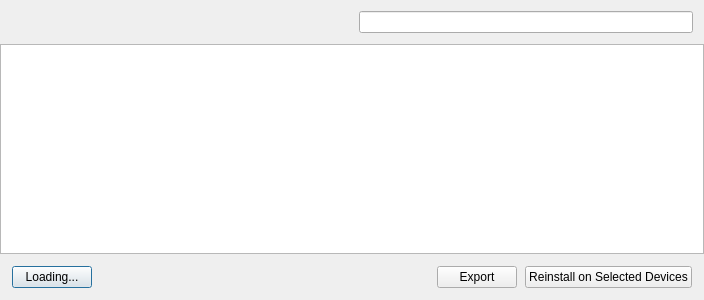
<?xml version="1.0" encoding="UTF-8"?>
<ui version="4.0">
 <class>IOSFilesetReportDlg</class>
 <widget class="QDialog" name="IOSFilesetReportDlg">
  <property name="geometry">
   <rect>
    <x>0</x>
    <y>0</y>
    <width>704</width>
    <height>300</height>
   </rect>
  </property>
  <property name="windowTitle">
   <string>Mobile Fileset Report</string>
  </property>
  <layout class="QVBoxLayout" name="verticalLayout">
   <property name="spacing">
    <number>0</number>
   </property>
   <property name="leftMargin">
    <number>0</number>
   </property>
   <property name="rightMargin">
    <number>0</number>
   </property>
   <property name="bottomMargin">
    <number>0</number>
   </property>
   <item>
    <widget class="ViewSearchHeader" name="header" native="true">
     <layout class="QHBoxLayout" name="horizontalLayout">
      <property name="topMargin">
       <number>0</number>
      </property>
      <item>
       <spacer name="horizontalSpacer">
        <property name="orientation">
         <enum>Qt::Horizontal</enum>
        </property>
        <property name="sizeHint" stdset="0">
         <size>
          <width>40</width>
          <height>20</height>
         </size>
        </property>
       </spacer>
      </item>
      <item>
       <widget class="QLabel" name="_numClientsField">
        <property name="text">
         <string/>
        </property>
        <property name="alignment">
         <set>Qt::AlignCenter</set>
        </property>
       </widget>
      </item>
      <item>
       <widget class="SearchLineEdit" name="searchED"/>
      </item>
     </layout>
    </widget>
   </item>
   <item>
    <widget class="StyledTreeView" name="devicesTreeView">
     <property name="editTriggers">
      <set>QAbstractItemView::NoEditTriggers</set>
     </property>
     <property name="alternatingRowColors">
      <bool>true</bool>
     </property>
     <property name="selectionMode">
      <enum>QAbstractItemView::ExtendedSelection</enum>
     </property>
     <property name="sortingEnabled">
      <bool>true</bool>
     </property>
    </widget>
   </item>
   <item>
    <layout class="QHBoxLayout" name="horizontalLayout_2">
     <property name="spacing">
      <number>8</number>
     </property>
     <property name="margin">
      <number>12</number>
     </property>
     <item>
      <widget class="QPushButton" name="updatePB">
       <property name="sizePolicy">
        <sizepolicy hsizetype="Fixed" vsizetype="Fixed">
         <horstretch>0</horstretch>
         <verstretch>0</verstretch>
        </sizepolicy>
       </property>
       <property name="text">
        <string>Loading...</string>
       </property>
      </widget>
     </item>
     <item>
      <spacer name="horizontalSpacer_2">
       <property name="orientation">
        <enum>Qt::Horizontal</enum>
       </property>
       <property name="sizeHint" stdset="0">
        <size>
         <width>40</width>
         <height>20</height>
        </size>
       </property>
      </spacer>
     </item>
     <item>
      <widget class="QPushButton" name="exportPB">
       <property name="text">
        <string>Export</string>
       </property>
      </widget>
     </item>
     <item>
      <widget class="QPushButton" name="reinstallPB">
       <property name="text">
        <string>Reinstall on Selected Devices</string>
       </property>
      </widget>
     </item>
    </layout>
   </item>
  </layout>
 </widget>
 <layoutdefault spacing="6" margin="11"/>
 <customwidgets>
  <customwidget>
   <class>SearchLineEdit</class>
   <extends>QLineEdit</extends>
   <header>FileWaveGuiLib/searchlineedit/searchlineedit.h</header>
  </customwidget>
  <customwidget>
   <class>ViewSearchHeader</class>
   <extends>QWidget</extends>
   <header>FWAdminLib/ViewSearchHeader.h</header>
   <container>1</container>
  </customwidget>
  <customwidget>
   <class>StyledTreeView</class>
   <extends>QTreeView</extends>
   <header>FileWaveGuiLib/styledviews/styledtreeview.h</header>
  </customwidget>
 </customwidgets>
 <resources/>
 <connections/>
</ui>
